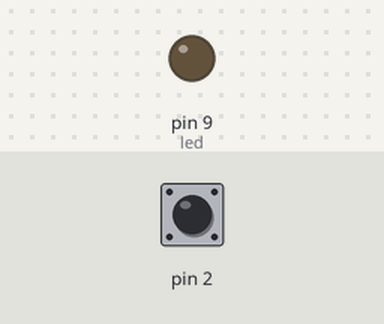
Bench run of a sketch on a simulated Arduino Uno, built with avr-gcc and run on an emulated ATmega328P. On the bench: output pins drawn as LEDs (lit = HIGH). The test bench sets the inputs (shaded band); at power-on: pin 2 LOW.

Above: at 1.2 s.
1.3 s: pin 2 pulsed HIGH 2 times (0.12 s each, 0.3 s apart)
At 2.9 s:
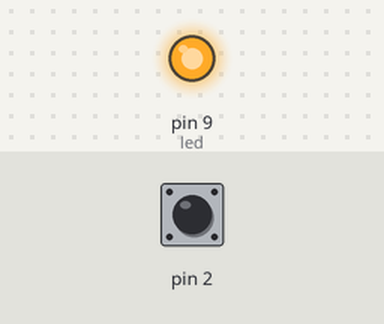
3.4 s: pin 2 driven HIGH
At 4.6 s:
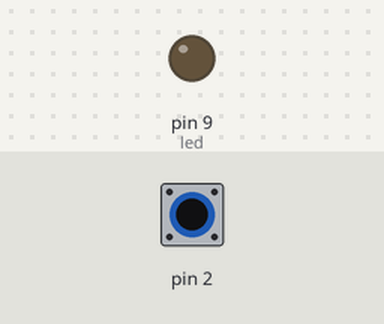
4.9 s: pin 2 driven LOW
At 5.8 s:
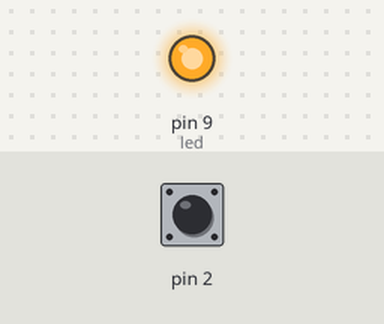
Timing chart, 0 to 7.9 s (numbered marks = the images above; inputs shaded):
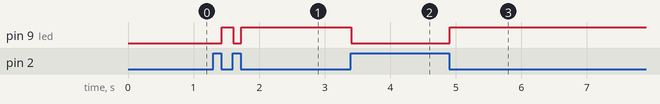

Measured:
- after the input at 1.3 s, pin 9 (led): LOW → HIGH after 0.13 s, → LOW 0.18 s later, → HIGH 0.12 s later
- after the input at 3.4 s, pin 9 (led): HIGH → LOW at once
- after the input at 4.9 s, pin 9 (led): LOW → HIGH at once

The sketch:

sketch_jan25b.ino
```cpp
#define led 9

void ledsondur(){
digitalWrite(led,LOW);
attachInterrupt(0,ledyak,HIGH);
delay(1000);
digitalWrite(led,HIGH);
}
void ledyak(){
digitalWrite(led,HIGH);
attachInterrupt(0,ledsondur,LOW);
delay(1000);
digitalWrite(led,LOW);
}
void setup() {
pinMode(led,OUTPUT);
attachInterrupt(0,ledyak,HIGH);
Serial.begin(9600);
}

void loop() {
delay(100);
}
```
